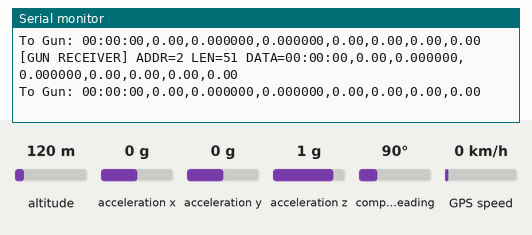
Bench run of a sketch on a simulated Teensy 4. On the bench: the last lines printed to the serial monitor. Inputs (shaded band) come from the test bench; at power-on: altitude 120 m, acceleration x 0 g, acceleration y 0 g, acceleration z 1 g, GPS speed 0 km/h, compass heading 90°. Storage starts empty; the GPS gets a fix after 3 s at 37.7749, -122.4194 with 8 satellites; the modem accepts every AT command (registered, SIM ready, sends succeed) and sends nothing else.

Above: at 1.6 s.
1.7 s: altitude set to 20 m
3.2 s: acceleration x set to -1.4 g
At 3.31 s:
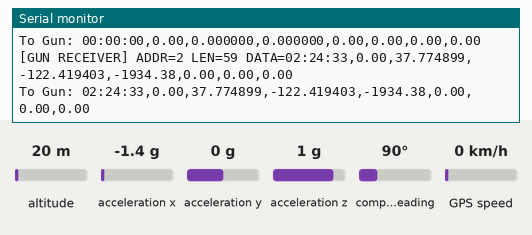
4.7 s: acceleration y set to -1.4 g
At 4.81 s:
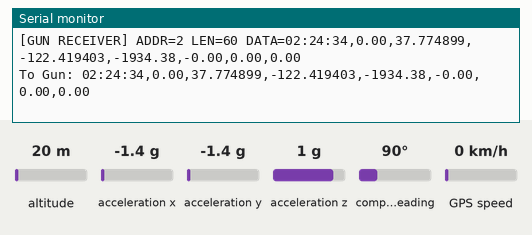
6.2 s: acceleration z set to -1.4 g
At 6.9 s:
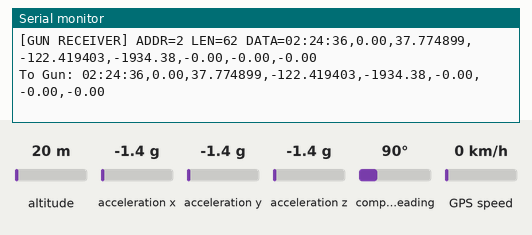
7.7 s: GPS speed set to 2 km/h
At 7.82 s:
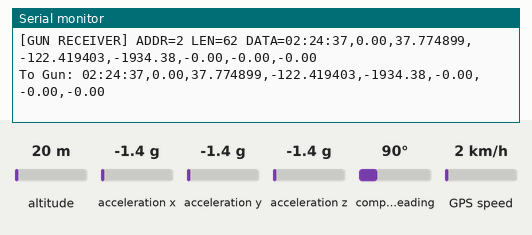
Timing chart, 0 to 10.2 s (numbered marks = the images above; inputs shaded):
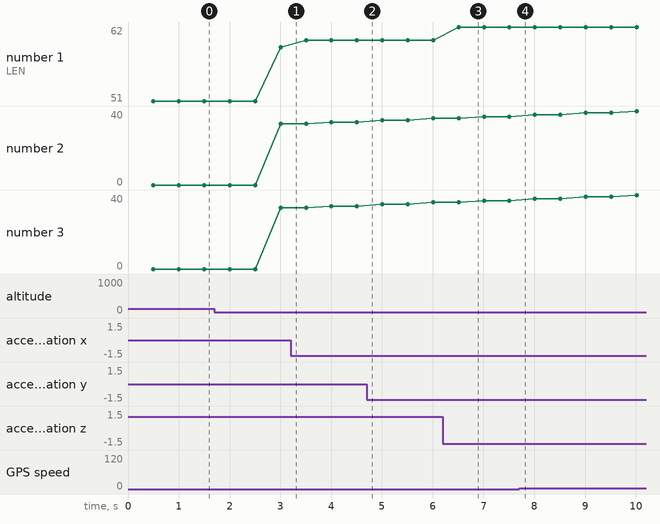

Measured:
- after the input at 6.2 s, the serial monitor: prints a new line after 0.31 s (image 3)
- plotted number 1: 59 → 60 after the input at 3.2 s, 60 → 62 after the input at 6.2 s

The sketch:

noSensors.ino
```cpp
// ---------------------------------------------------------------------
// sd_gps_combined_minopen.ino - Combined GPS, DPS/HDC, BNO055, LoRa
// Optimized: files opened once, flushed every 1s
//
// Network 18 Lora 2 / Main GPS -> Main Reciever
//  Reciever:
//    1. RMC nmea sentences
//    2. GGA nmea sentences
//  SD:
//    1. ALL nmea sentences
//    2. temp, accel, imu, pressure, all sensors
// Network 19 Lora 1 / Second GPS -> GPS
//  Reciever:
//    1.
// ---------------------------------------------------------------------
#include <SPI.h>
#include <SD.h>
#include <Wire.h>
// #include <Adafruit_DPS310.h>
// #include <Adafruit_HDC302x.h>
#include <Adafruit_Sensor.h>
#include <Adafruit_BNO055.h>
#include <Adafruit_GPS.h>


// ----- ALTER ANY OF THESE ----
// Rates to run things
const unsigned long SD_INTERVAL  = 1000;    // 1Hz - save all data every second
// const unsigned long RAM_INTERVAL = 200;     // 5Hz - read HDC, DPS sensors
const unsigned long GPS_SEND_INTERVAL = 500;// 2Hz - Send & read RMC and GGA data
const unsigned long BNO_GET_INTERVAL = 500; // 2Hz - read BNO
const unsigned long ACCEL_WRITE_INTERVAL = 10; // 100Hz - write Acccel to SD

// Max size of data packets
const int BUFF_SIZE = 50;       // RAM buffer size - HDC, DPS
const int BNO_BUFF_SIZE = 420;  // BNO buff size

// for calculations
const float SEA_LEVEL = 1013.25; // set start at sea level
#define KNOTS_TO_FPS 1.68781
#define METERS_TO_FEET 3.28084
// ----- END ALTERING - DONT TOUCH BELOW UNLESS YOU KNOW WHAT YOURE DOING ----

// -------------------- HARDWARE --------------------
// Adafruit_DPS310 dps;
// Adafruit_HDC302x hdc;
Adafruit_BNO055 bno = Adafruit_BNO055(55);
Adafruit_GPS GPS(&Serial8);

// -------------------- CONSTANTS --------------------
#define GPS_LINE_MAX 120
#define LORA_GUN   Serial1
#define LORA_MAIN  Serial2
const uint16_t ADDR_GUN  = 2;
const uint16_t ADDR_MAIN = 1;

// -------------------- GLOBALS --------------------
// RAM buffers
// struct DataPacket {
//   unsigned long time;
//   float tempDPS,tempHDC,pressureDPS,humidityHDC,altitudeDPS;
// };

// DataPacket ramBuffer[BUFF_SIZE];
// int writeIndex = 0;

struct BnoPacket {
  unsigned long time;
  float velocity,latitude,longitude,altitude,accX,accY,accZ;
};

BnoPacket bnoBuffer[BNO_BUFF_SIZE];
int bnoIndex = 0;

// GPS
char nmeaLine[GPS_LINE_MAX];
char latestGGA[GPS_LINE_MAX] = {0};
char latestRMC[GPS_LINE_MAX] = {0};
uint8_t nmeaIndex=0; bool collectingSentence=false;
int lastHour=0,lastMinute=0,lastSecond=0;
float lastVelocity=0,lastAltitude=0,lastLatitude=0,lastLongitude=0;

// BNO low-pass filter
float alpha=0.1, accX_smooth=0, accY_smooth=0, accZ_smooth=0;

// Timing
unsigned long lastBNO=0, lastLoRa=0, lastAccel = 0;
unsigned long lastDPSHDC=0;


// -------------------- FILES --------------------
File fileGPS, fileTemp, filePressure, fileHumid, fileAltitude, fileBNO;

// -------------------- SETUP --------------------
void setup() {
  Serial.begin(115200);
  Wire.begin();

  Serial1.begin(115200);    // LoRa 1, Gun
  Serial2.begin(115200);    // LoRa 2, Main
  // Serial5.begin(115200); // Adafruit GPS
  Serial7.begin(9600);    // Main GPS - RMC & GGA
  Serial8.begin(115200);    // GPS serial - BNO

  delay(200);
  GPS.begin(9600);  //
  GPS.sendCommand(PMTK_SET_NMEA_OUTPUT_RMCGGA);
  GPS.sendCommand(PMTK_SET_NMEA_UPDATE_1HZ);
  GPS.sendCommand(PGCMD_ANTENNA);

  Serial1.println("AT+ADDRESS=3"); Serial1.println("AT+NETWORKID=19");
  Serial2.println("AT+ADDRESS=4"); Serial2.println("AT+NETWORKID=18");

  // if(!dps.begin_I2C()) sendError("DPS", "not detected");;
  // if(!hdc.begin(0x44,&Wire)) sendError("HDC", "not detected");;
  if(!bno.begin()) sendError("BNO", "not detected");;

  if(!SD.begin(BUILTIN_SDCARD)) sendError("SD", "not detected");;

  // createCSV("temp.csv","Time,TempDPS,TempHDC");
  // createCSV("pressure.csv","Time,Pressure");
  // createCSV("humid.csv","Time,Humidity");
  // createCSV("altitude.csv","Time,Altitude");
  createCSV("gps.csv","Time,NMEA");
  createCSV("bno.csv","Time,AccX,AccY,AccZ");

  // Open files ONCE
  fileGPS = SD.open("gps.csv", FILE_WRITE);
  // fileTemp = SD.open("temp.csv", FILE_WRITE);
  // filePressure = SD.open("pressure.csv", FILE_WRITE);
  // fileHumid = SD.open("humid.csv", FILE_WRITE);
  // fileAltitude = SD.open("altitude.csv", FILE_WRITE);
  fileBNO = SD.open("bno.csv", FILE_WRITE);

  // Set Clock
  // setSyncProvider(Teensy3Clock.get);

  delay(200); // calibration
}

// -------------------- LOOP --------------------
void loop() {
  unsigned long now = millis();

  readGPS();      // main GPS - RMC and GGA
  readSecondGPS(); // Serial8 GPS - IMU (vel, long, lat, alt, accel, etc)

  // ==============================
  // DPS/HDC sampling - 10HZ
  // ==============================
  // if(now - lastDPSHDC >= RAM_INTERVAL){
  //   lastDPSHDC = now;
  //   ramBuffer[writeIndex].time = now;
  //   readDPS(writeIndex);
  //   readHDC(writeIndex);
  //   writeIndex++;
  //   if(writeIndex >= BUFF_SIZE) writeIndex=0;
  // } // END DPS / HDC

  // ==============================
  // TRANSMIT TO MAIN RECIEVER
  // ==============================
  if(now - lastLoRa >= GPS_SEND_INTERVAL){
    lastLoRa = now;

    if(latestGGA[0] != '\0') loraSend(LORA_MAIN, ADDR_MAIN, latestGGA);
    if(latestRMC[0] != '\0') loraSend(LORA_MAIN, ADDR_MAIN, latestRMC);
  } // END transmit to main

  // ==============================
  // SAVE ACCEL TO SD
  // ==============================
  if (now - lastAccel >= ACCEL_WRITE_INTERVAL) {
    lastAccel = now;
    readBNO(now);
  }

  // ==============================
  // TRANSMIT TO GUN
  // ==============================
  if (now - lastBNO >= BNO_GET_INTERVAL) {
    lastBNO = now;

    char telemetry[150];
    snprintf(telemetry,sizeof(telemetry),
      "%02d:%02d:%02d,%.2f,%.6f,%.6f,%.2f,%.2f,%.2f,%.2f",
      lastHour,lastMinute,lastSecond,
      lastVelocity,lastLatitude,lastLongitude,lastAltitude,
      accX_smooth,accY_smooth,accZ_smooth
    );

    loraSend(LORA_GUN, ADDR_GUN, telemetry);
    Serial.print("To Gun: ");
    Serial.println(telemetry);
  } // END tranmit to gun


  // ==============================
  // SAVE TO SD - 1 PER SEC
  // ==============================
  static unsigned long lastSD = 0;
  if(now - lastSD >= SD_INTERVAL){
    lastSD = now;

    // // DPS/HDC
    // for(int i = 0; i < writeIndex; i++){
    //   fileTemp.print(ramBuffer[i].time); fileTemp.print(",");
    //   fileTemp.print(ramBuffer[i].tempDPS); fileTemp.print(",");
    //   fileTemp.println(ramBuffer[i].tempHDC);

    //   filePressure.print(ramBuffer[i].time); filePressure.print(",");
    //   filePressure.println(ramBuffer[i].pressureDPS);

    //   fileHumid.print(ramBuffer[i].time); fileHumid.print(",");
    //   fileHumid.println(ramBuffer[i].humidityHDC);

    //   fileAltitude.print(ramBuffer[i].time); fileAltitude.print(",");
    //   fileAltitude.println(ramBuffer[i].altitudeDPS);
    // }
    // writeIndex = 0;


    // BNO buffer
    for(int i = 0; i < bnoIndex; i++){
      //fileBNO.print("\"");
      fileBNO.print(bnoBuffer[i].time); fileBNO.print(",");
      // fileBNO.print(bnoBuffer[i].velocity); fileBNO.print(",");
      // fileBNO.print(bnoBuffer[i].latitude,6); fileBNO.print(",");
      // fileBNO.print(bnoBuffer[i].longitude,6); fileBNO.print(",");
      // fileBNO.print(bnoBuffer[i].altitude); fileBNO.print(",");
      fileBNO.print(bnoBuffer[i].accX); fileBNO.print(",");
      fileBNO.print(bnoBuffer[i].accY); fileBNO.print(",");
      fileBNO.println(bnoBuffer[i].accZ);
      //fileBNO.println("\"");
    }
    bnoIndex = 0;

    // flush all files
    // temp closes and opens files to try to lower chances of corruption
    // fileTemp.flush();
    // filePressure.flush();
    // fileHumid.flush();
    // fileAltitude.flush();
    fileGPS.flush();
    fileBNO.flush();
  } // END write to SD

} // END loop()

// -------------------- FUNCTIONS --------------------
// ==============================
// ERROR MESSAGE - HARDWARE ISSUE
// ==============================
void sendError(const char* component, const char* message) {
    // PRINT TO SERIAL MONITOR
    Serial.print("Error with chip: ");
    Serial.println(component);

    char errorPacket[80];

    snprintf(errorPacket, sizeof(errorPacket),
             "ERROR! %s, %s",
             message, component);

    Serial.println(errorPacket);

    loraSend(LORA_MAIN, ADDR_MAIN, errorPacket); // send to receiver address 2
}

// ==============================
// READ DPS
// ==============================
// void readDPS(int i){
//   sensors_event_t event;
//   dps.getTemperatureSensor()->getEvent(&event);
//   ramBuffer[i].tempDPS=event.temperature;

//   dps.getPressureSensor()->getEvent(&event);
//   ramBuffer[i].pressureDPS=event.pressure;

//   ramBuffer[i].altitudeDPS=dps.readAltitude(SEA_LEVEL);
// } // END readDPS

// void readHDC(int i){
//   double t,rh;
//   if(hdc.readTemperatureHumidityOnDemand(t,rh,TRIGGERMODE_LP0)){
//     ramBuffer[i].tempHDC=(float)t;
//     ramBuffer[i].humidityHDC=(float)rh;
//   }
// } // END readHDC

// ==============================
// CREATE CSV FILE
// ==============================
void createCSV(const char* f,const char* h){
  if(!SD.exists(f)){
    File ff=SD.open(f,FILE_WRITE);
    if(ff){ff.println(h); ff.close();}
  }
} // END createCSV

// ==============================
// GET ALL GPS DATA
// ==============================
void readGPS(){
  while(Serial7.available()){
    char c = Serial7.read();
    if(c=='$') {
      nmeaIndex=0;
      collectingSentence=true;
      nmeaLine[nmeaIndex++]=c;
      continue;
    }
    if(!collectingSentence) continue;
    if(nmeaIndex>=GPS_LINE_MAX-1){
      collectingSentence=false;
      nmeaIndex=0;
      return;
    }
    nmeaLine[nmeaIndex++] = c;
    if(c=='\n'){
      nmeaLine[nmeaIndex]='\0';
      collectingSentence=false;
      processNMEASentence(nmeaLine);
    }
  }
} // END readGPS()

// ==============================
// CREATE NMEA SENTENCE + WRITE TO GPS
// ==============================
void processNMEASentence(const char* s){

  // Write raw NMEA to SD (no String used)
  if(fileGPS){
    fileGPS.print(millis());
    fileGPS.print(",\"");
    fileGPS.print(s);        // s already null terminated
    fileGPS.println("\"");
  }

  // Validate checksum
  if(!nmeaChecksumOK(s)) return;

  // Detect GGA / RMC using C string comparison
  if(strncmp(s, "$GPGGA", 6) == 0 || strncmp(s, "$GNGGA", 6) == 0){
    snprintf(latestGGA, GPS_LINE_MAX, "%s", s);
  }
  else if(strncmp(s, "$GPRMC", 6) == 0 || strncmp(s, "$GNRMC", 6) == 0){
    snprintf(latestRMC, GPS_LINE_MAX, "%s", s);
  }

  // Parse requires NON-CONST char*
  char temp[GPS_LINE_MAX];
  strncpy(temp, s, GPS_LINE_MAX);
  temp[GPS_LINE_MAX - 1] = '\0';

} // END processNMEASentence

// Read BNO
void readBNO(unsigned long now) {

  sensors_event_t raw;
  bno.getEvent(&raw, Adafruit_BNO055::VECTOR_ACCELEROMETER);
  imu::Vector<3> gravity = bno.getVector(Adafruit_BNO055::VECTOR_GRAVITY);

  float accX = raw.acceleration.x - gravity.x();
  float accY = raw.acceleration.y - gravity.y();
  float accZ = raw.acceleration.z - gravity.z();

  accX_smooth = alpha*accX + (1-alpha)*accX_smooth;
  accY_smooth = alpha*accY + (1-alpha)*accY_smooth;
  accZ_smooth = alpha*accZ + (1-alpha)*accZ_smooth;

  // commented out because giving us 0
  // float threshold = 0.05;
  // if (fabs(accX_smooth) < threshold) accX_smooth = 0;
  // if (fabs(accY_smooth) < threshold) accY_smooth = 0;
  // if (fabs(accZ_smooth) < threshold) accZ_smooth = 0;

  if(bnoIndex < BNO_BUFF_SIZE){
    bnoBuffer[bnoIndex].time = now;
    bnoBuffer[bnoIndex].velocity = lastVelocity;
    bnoBuffer[bnoIndex].latitude = lastLatitude;
    bnoBuffer[bnoIndex].longitude = lastLongitude;
    bnoBuffer[bnoIndex].altitude = lastAltitude - 2000;
    bnoBuffer[bnoIndex].accX = accX_smooth;
    bnoBuffer[bnoIndex].accY = accY_smooth;
    bnoBuffer[bnoIndex].accZ = accZ_smooth;
    bnoIndex++;
  }
}

void readSecondGPS() {

  GPS.read();

  if (GPS.newNMEAreceived()) {
    if (!GPS.parse(GPS.lastNMEA()))
      return;

    if (GPS.fix) {

      lastHour = GPS.hour - 8;
      if (lastHour < 0) lastHour += 24;

      lastMinute   = GPS.minute;
      lastSecond   = GPS.seconds;

      lastVelocity = GPS.speed * KNOTS_TO_FPS;
      lastAltitude = (GPS.altitude * METERS_TO_FEET) - 2000;
      lastLatitude = GPS.latitudeDegrees;
      lastLongitude= GPS.longitudeDegrees;
    }
  }
}

// ==============================
// CHECK NMEA CHECK SUM - NUM AFTER *
// ==============================
bool nmeaChecksumOK(const char* s){
  if(s[0]!='$') return false;
  const char* star=strchr(s,'*');
  if(!star) return false;
  uint8_t sum=0;
  for(const char* p=s+1;p<star;p++) sum^=*p;
  if(*(star+1)=='\0'||*(star+2)=='\0') return false;
  auto hex=[](char c){
    if(c>='0'&&c<='9')return c-'0';
    if(c>='A'&&c<='F')return 10+(c-'A');
    if(c>='a'&&c<='f')return 10+(c-'a');
    return -1;
  };
  int v1=hex(*(star+1)),v2=hex(*(star+2));
  if(v1<0||v2<0) return false;
  return sum==((v1<<4)|v2);
} // END numeaChecksumOk

// ==============================
// TEMPLATE FUNCTION - SEND TO RECEIVERS
// ==============================
void loraSend(HardwareSerial &port, uint16_t addr, const char* payload){
  port.print("AT+SEND=");
  port.print(addr);
  port.print(",");
  port.print(strlen(payload));
  port.print(",");
  port.println(payload);

  // Debug - display to serial
  // Show EXACT routing info
  if (&port == &LORA_MAIN) {
    Serial.print("[MAIN RECEIVER] ");
  }
  else if (&port == &LORA_GUN) {
    Serial.print("[GUN RECEIVER] ");
  }

    Serial.print("ADDR=");
    Serial.print(addr);
    Serial.print(" LEN=");
    Serial.print(strlen(payload));
    Serial.print(" DATA=");
    Serial.println(payload);
} // END loraSend
```
